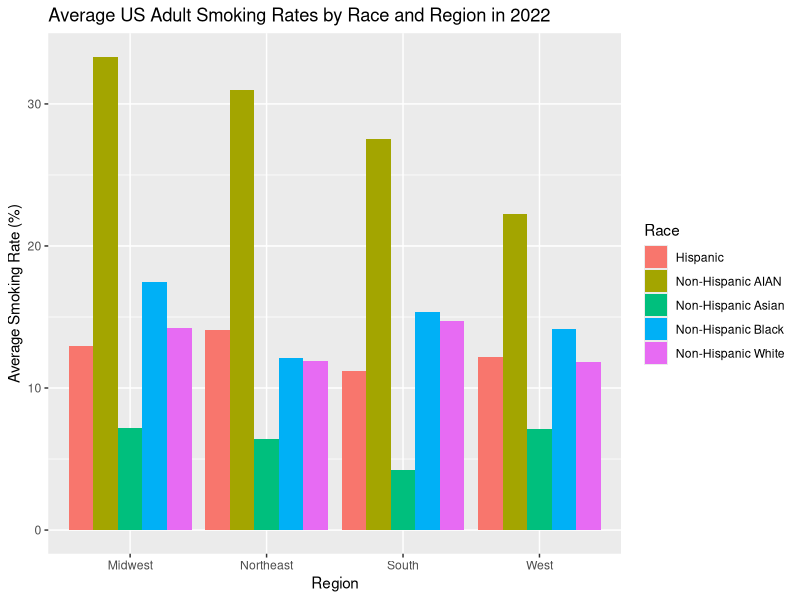
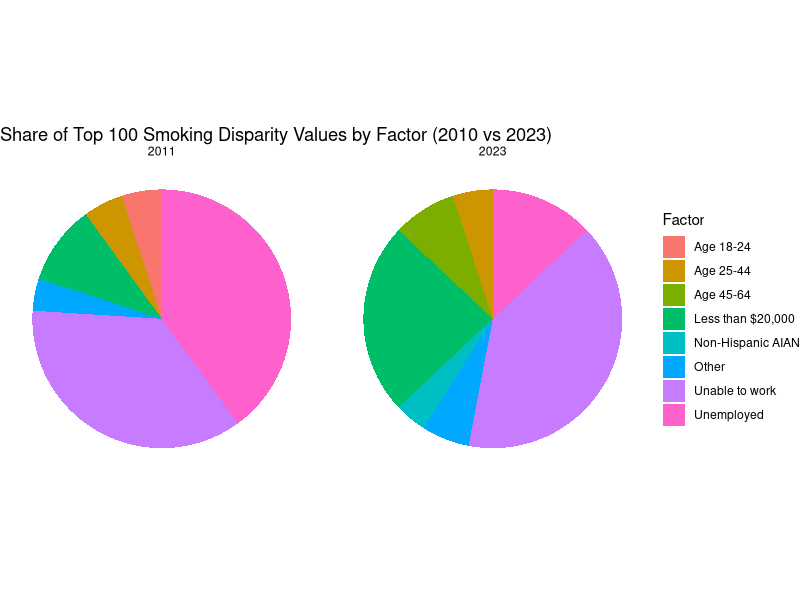
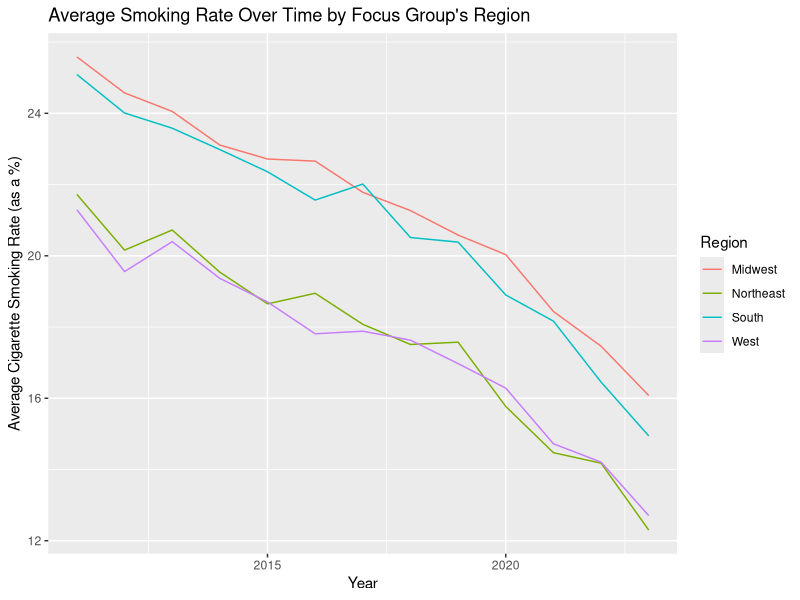
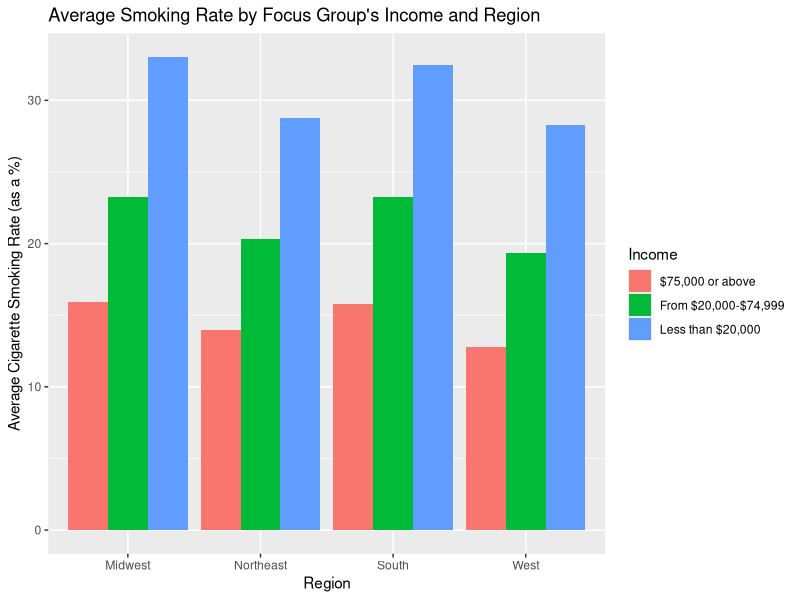
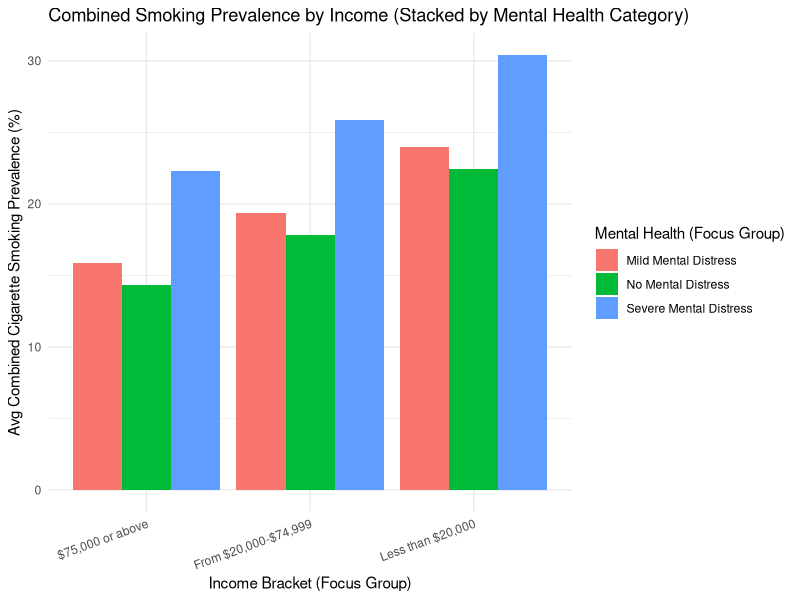

Write R code to recreate these figures, in order.
## ---- chunk 1
knitr::opts_chunk$set(echo = TRUE)
library(tidyverse)

## ---- chunk 2

age <- read_csv("data/Age-Related_Disparities_in_Cigarette_Smoking_Among_Adults_20251101.csv")

employment <- read_csv("data/Employment-Related_Disparities_in_Cigarette_Smoking_Among_Adults_20251101.csv")

income <- read_csv("data/Income-Related_Disparities_in_Cigarette_Smoking_Among_Adults_20251101.csv")

m_health <- read_csv("data/Mental_Health-Related_Disparities_in_Cigarette_Smoking_Among_Adults_20251101.csv")

race <- read_csv("data/Race_and_Ethnic_Disparities_in_Cigarette_Smoking_Among_Adults_20251101.csv")

## ---- chunk 3
# Merging all tables into one. This only requires bind_rows since all variable names are the same across all five tables.

tobacco_chr <- bind_rows(age, employment, income, m_health, race)
## ---- chunk 4
# Converting quantitative variables to numeric datatypes

tobacco <- tobacco_chr |>
  mutate(across(c(`Cigarette Use Prevalence % (Focus group)`,
                   `Cigarette Use Prevalence % (Reference group)`,
                   `Disparity Value`),
                as.numeric))
## ---- chunk 5
n_distinct(tobacco$`Tobacco Use`)

# The "tobacco use" column is useless since it only says "Cigarette Use Among Adults". Therefore let's get rid of it.
tobacco <- tobacco |>
  select(-`Tobacco Use`)
## ---- chunk 6
tobacco <- tobacco |>
  group_by(`Year`,
           `State`,
           `Demographic`,
           `Comparing (Focus group)`,
           `Cigarette Use Prevalence % (Focus group)`)|>
  mutate(`Mean Disparity Value (Focus Group)` = mean(`Disparity Value`))

# Creating a new column which assigns each state to a designated region based on the Census Regions and Divisions of the United States.

tobacco_region <- tobacco |>
  mutate(
    region = case_when(
      State %in% c(
        "Maine","New Hampshire","Vermont","Massachusetts","Rhode Island","Connecticut",
        "New York","New Jersey","Pennsylvania"
      ) ~ "Northeast",
      
      State %in% c(
        "Ohio","Indiana","Illinois","Michigan","Wisconsin",
        "Minnesota","Iowa","Missouri","North Dakota","South Dakota","Nebraska","Kansas"
      ) ~ "Midwest",
      
      State %in% c(
        "Delaware","Maryland","District of Columbia","Virginia","West Virginia",
        "North Carolina","South Carolina","Georgia","Florida",
        "Kentucky","Tennessee","Mississippi","Alabama",
        "Oklahoma","Texas","Arkansas","Louisiana"
      ) ~ "South",
      
      State %in% c(
        "Idaho","Montana","Wyoming","Nevada","Utah","Colorado","Arizona","New Mexico",
        "Alaska","Washington","Oregon","California","Hawaii"
      ) ~ "West",))

tobacco_region

#To check for NA values.
tobacco_region |>
  filter(is.na(region))
## ---- chunk 7

tobacco_region |>
  filter(Year == 2022, Demographic == "Race and Ethnicity") |>
 
  group_by(Race = `Comparing (Focus group)`, region) |>
  summarize(race_mean = mean(`Cigarette Use Prevalence % (Focus group)`, na.rm = TRUE)) |>
 
  ggplot(aes(x = region, y = race_mean, fill = Race)) + geom_col(position = "dodge") +
  labs(title = "Average US Adult Smoking Rates by Race and Region in 2022",
       x = "Region", y = "Average Smoking Rate (%)", fill = "Race")

## ---- chunk 8

tobacco_region |>
  ungroup() |>
  filter(Year %in% c(2011, 2023)) |>
  select(Year, `Comparing (Focus group)`, `Disparity Value`) |>
  drop_na(`Disparity Value`) |>
  group_by(Year) |>
  slice_max(`Disparity Value`, n = 100, with_ties = F) |>
  add_count(`Comparing (Focus group)`, name = "n_fg") |>
  mutate(FocusGroup2 = ifelse(n_fg <= 3,
                              "Other",
                              `Comparing (Focus group)`)) |>
  ggplot(aes(x = "", fill = FocusGroup2)) +
  geom_bar(width = 1) +
  coord_polar(theta = "y") +
  facet_wrap(~ Year) +
  labs(title = "Share of Top 100 Smoking Disparity Values by Factor (2010 vs 2023)",
      x = NULL, y = NULL,
      fill = "Factor") +
  theme_void()
## ---- chunk 9
tobacco_region |> group_by(`Year`, region) |> 
  summarize(avg = mean(`Cigarette Use Prevalence % (Focus group)`, na.rm = T)) |>
  
  ggplot() + geom_line(aes(x = `Year`, 
                           y = avg, color = region)) +
    labs(title = "Average Smoking Rate Over Time by Focus Group's Region",
         y = "Average Cigarette Smoking Rate (as a %)",
         color = "Region")
## ---- chunk 10
tobacco_region |> filter(`Demographic` == "Income") |> group_by(`Comparing (Focus group)`, `region`) |>
  summarize(avg = mean(`Cigarette Use Prevalence % (Focus group)`, na.rm = T)) |>
  
  ggplot(aes(fill = `Comparing (Focus group)`, y = avg, x = region)) + geom_col(position = "dodge") +
    labs(title = "Average Smoking Rate by Focus Group's Income and Region",
         x = "Region",
         y = "Average Cigarette Smoking Rate (as a %)",
         fill = "Income")
## ---- chunk 11


# --- Step 1: Convert to numeric ---
m_health_numeric <- m_health %>%
  mutate(across(c(`Cigarette Use Prevalence % (Focus group)`,
                  `Cigarette Use Prevalence % (Reference group)`,
                  `Disparity Value`),
                as.numeric))

income_numeric <- income %>%
  mutate(across(c(`Cigarette Use Prevalence % (Focus group)`,
                  `Cigarette Use Prevalence % (Reference group)`,
                  `Disparity Value`),
                as.numeric))

# --- Step 2: Clean columns for merging ---
m_health_clean <- m_health_numeric %>%
  select(State, Year,
         MentalHealth = `Comparing (Focus group)`,
         MH_Smoking = `Cigarette Use Prevalence % (Focus group)`)

income_clean <- income_numeric %>%
  select(State, Year,
         Income = `Comparing (Focus group)`,
         Income_Smoking = `Cigarette Use Prevalence % (Focus group)`)

# --- Step 3: Merge income + mental health by state and year ---
merged <- income_clean %>%
  inner_join(m_health_clean, by = c("State", "Year"))

# --- Step 4: Compute the COMBINED average smoking prevalence ---
plot_df <- merged %>%
  mutate(CombinedSmoking = (Income_Smoking + MH_Smoking) / 2) %>%   # <--- KEY FIX
  group_by(Income, MentalHealth) %>%
  summarize(avg_combined = mean(CombinedSmoking, na.rm = TRUE),
            .groups = "drop")

# --- Step 5: Stacked bar chart ---
ggplot(plot_df,
       aes(x = Income,
           y = avg_combined,
           fill = MentalHealth)) +
  geom_col(position = "dodge") +
  labs(
    title = "Combined Smoking Prevalence by Income (Stacked by Mental Health Category)",
    x = "Income Bracket (Focus Group)",
    y = "Avg Combined Cigarette Smoking Prevalence (%)",
    fill = "Mental Health (Focus Group)"
  ) +
  theme_minimal() +
  theme(axis.text.x = element_text(angle = 20, hjust = 1))
